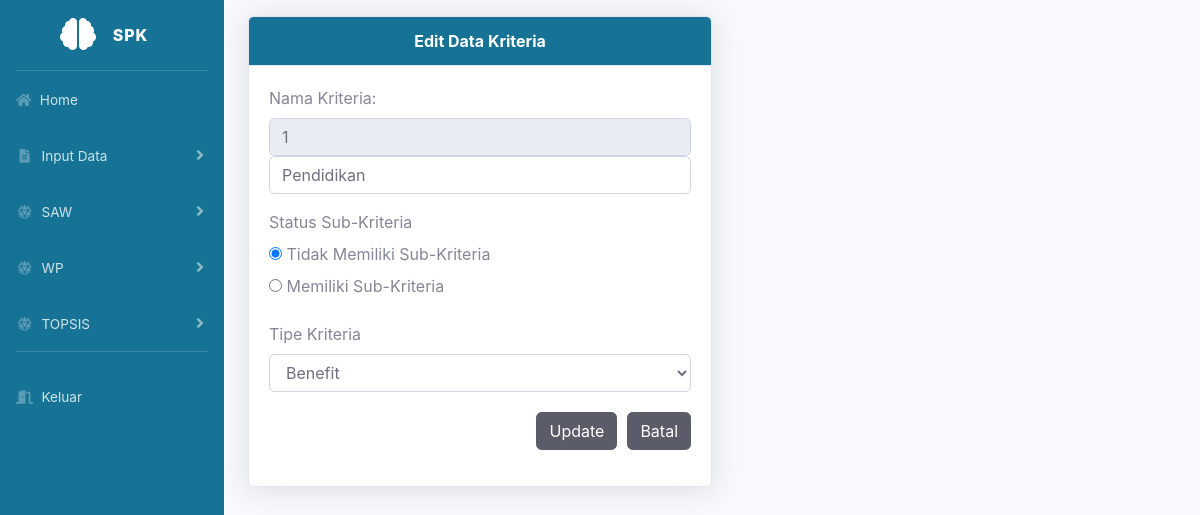
/dashboard.php?url=editkriteria&id=1 (signed in), run on the app's committed database.
### tables this page shows
CREATE TABLE `Kriteria` (
  `id_kriteria` int(11) NOT NULL,
  `nama_kriteria` varchar(255) NOT NULL,
  `tipe_kriteria` enum('benefit','cost') DEFAULT NULL,
  `sub_kriteria` enum('0','1') NOT NULL DEFAULT '0'
);

### editkriteria.php (the view, shortened to what this page needs)
<?php
$id_kriteria = $_GET['id'];
$sqlKriteria = mysqli_query($conn, "SELECT * FROM Kriteria WHERE id_kriteria = $id_kriteria");
$dataKriteria = mysqli_fetch_array($sqlKriteria);
?>
<div class="card shadow mt-3" style="width: 50%;">
  <div class="card-header m-0 font-weight-bold" style="text-align:center; background-color: #167395; color: white">Edit Data Kriteria</div>
  <div class="card-body">
    <form action="updatekriteriadansub.php" method="post" class="form-horizontal" enctype="multipart/form-data">
      <div class="form-group cols-sm-6">
        <label>Nama Kriteria:</label>
        <input type="text" name="id_kriteria" value="<?php echo $dataKriteria['id_kriteria']; ?>" class="form-control" readonly>
        <input type="text" name="kriteria" class="form-control" value="<?php echo htmlspecialchars($dataKriteria['nama_kriteria']); ?>" required autofocus>
      </div>
      <div class="form-group cols-sm-6">
        <label>Status Sub-Kriteria</label>
        <div>
          <label>
            <input type="radio" name="status_sub_kriteria" value="0" id="status_sub_0"
              <?php echo ($dataKriteria['sub_kriteria'] == '0') ? 'checked' : ''; ?>
              onclick="updateSubKriteriaDisplay()"> Tidak Memiliki Sub-Kriteria
          </label><br>
          <label>
            <input type="radio" name="status_sub_kriteria" value="1" id="status_sub_1"
              <?php echo ($dataKriteria['sub_kriteria'] == '1') ? 'checked' : ''; ?>
              onclick="updateSubKriteriaDisplay()"> Memiliki Sub-Kriteria
          </label>
        </div>
      </div>
      <div class="form-group cols-sm-6" id="tipe_kriteria_container">
        <label>Tipe Kriteria</label>
        <select class="form-control" name="atribut" id="atribut">
          <option value="benefit" <?php echo ($dataKriteria['tipe_kriteria'] == 'benefit') ? 'selected' : ''; ?>>Benefit</option>
        </select>
      </div>
      <div class="form-group cols-sm-6" style="display: flex; justify-content: flex-end; margin-top: 20px;">
        <button type="submit" class="btn btn-dark" style="margin-right: 10px;">Update</button>
        <button type="button" class="btn btn-dark" onclick="history.back()">Batal</button>
      </div>
    </form>
  </div>
</div>

### data on the page
kriteria: id_kriteria "1", kriteria "Pendidikan", sub_kriteria "☑ Tidak Memiliki Sub-Kriteria", sub_kriteria "☐ Memiliki Sub-Kriteria", atribut "Benefit"
